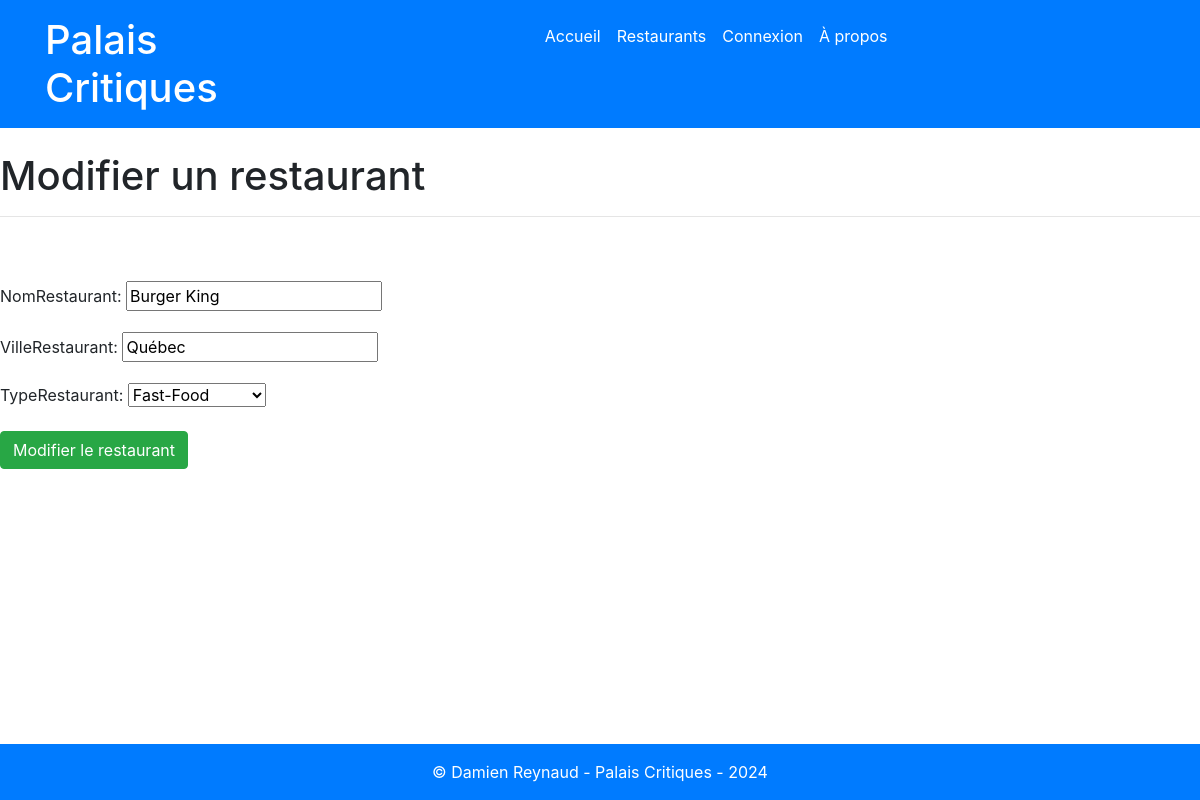
Screenshot of /gestion/modifier/6/ with the database file from the repository.
### gestion/models.py (models this page shows, shortened)
class Restaurants(models.Model):
    noRestaurant        = models.AutoField(primary_key=True)
    nomRestaurant       = models.CharField(max_length=25)
    villeRestaurant     = models.CharField(max_length=25)
    typeRestaurant      = models.ForeignKey(TypeResto,on_delete=models.DO_NOTHING)

### PIW_EXS/views.py (the view)
# urls.py: path('gestion/modifier/<int:pk>/', modifierRestaurant, name='modifierRestaurant'),
def modifierRestaurant(request, pk):
    restaurant = Restaurants.objects.get(noRestaurant=pk)
    form = modifierRestaurantForm(instance=restaurant)
    if request.method == 'POST':
        form = modifierRestaurantForm(request.POST, instance=restaurant)
        if form.is_valid():
            form.save()
            return redirect('restaurants')
    return render(request, 'modifierRestaurant.html', {'form': form})

### gestion/forms.py
class modifierRestaurantForm(forms.ModelForm):
    class Meta:
        model = Restaurants
        fields = '__all__'

### gestion/models.py (called while the page is built)
    def __str__(self):
        return self.nomType

### gestion/templates/modifierRestaurant.html (shortened to what this page needs)
{% extends 'master.html' %}
{% load static %}
{% block titrePage %}Modifier un restaurant{% endblock %}
{% block contenu %}
    <form method="post">
        {{ form.as_p }}
        <input class="btn btn-success" type="submit" value="Modifier le restaurant">
    </form>
{% endblock %}

### rows the page displays
Restaurants: nomRestaurant "Burger King", villeRestaurant "Québec", typeRestaurant "Fast-Food"
